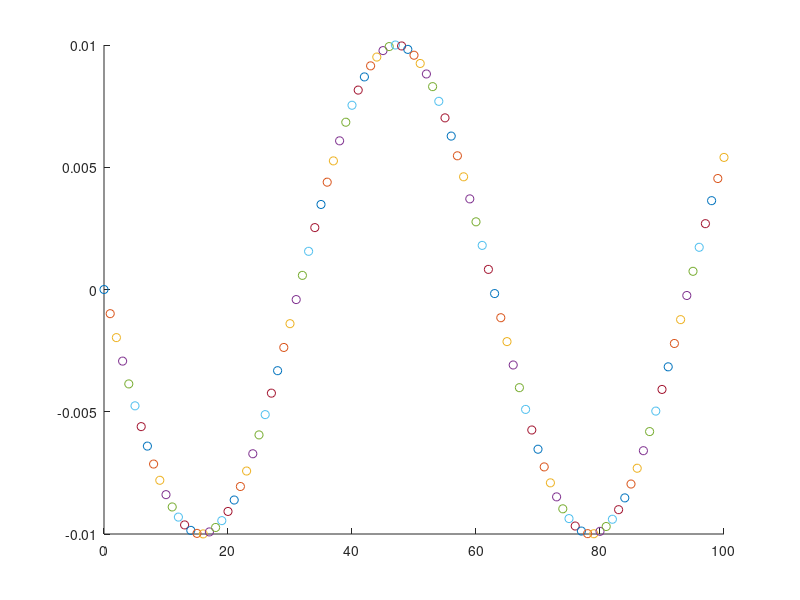

The MATLAB script that drew this image:
dt = 1;     %[s]
SimTime = 100;    %[s]

for Time = 0 : dt : SimTime 
    t_sin = sin(0.1 * Time);
    t_cos = cos(0.1 * Time);
    x_cmd = 0.1 * Time;
    y_cmd = 0.1 * t_sin;
    th_cmd = atan(0.1 * t_cos);
    v_cmd = 0.1 / cos(atan(0.1 * t_cos));
    w_cmd = (-0.01 * t_sin) / (1 + 0.01 * t_cos * t_cos);
    
    hold on
%     scatter(Time, y_cmd);
%     scatter(Time, v_cmd);
    scatter(Time, w_cmd);
end